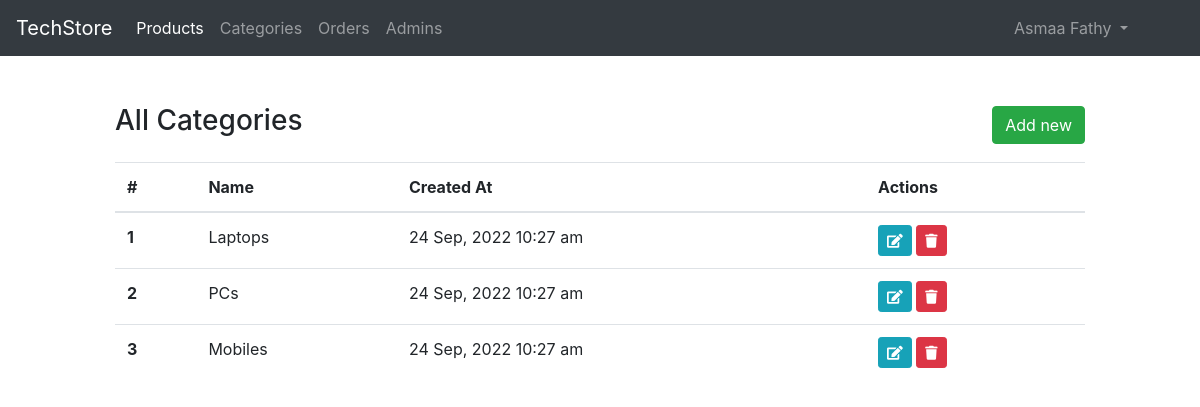
The app's page /admin/categories.php (signed in) with its own data.
### tables this page shows
CREATE TABLE cats (
    id INT  UNSIGNED NOT NULL AUTO_INCREMENT,
    `name` VARCHAR(255) NOT NULL, 
    created_at DATETIME NOT NULL DEFAULT NOW(),
    PRIMARY KEY (id)
);

### classes/Models/Cat.php (called while the page is built, shortened)
<?php
class Cat extends Db
{
    public function __construct()
    {
        $this->table = "cats";
    }
}

### classes/Db.php (called while the page is built, shortened)
<?php
abstract class Db
{
    protected $conn;
    protected $table;
    public function connect()
    {
        $this->conn = mysqli_connect(DB_SERVERNAME, DB_USERNAME , DB_PASSWORD , DB_NAME);
    }
    public function selectAll(string $fields = "*") : array
    {
        $sql = "SELECT $fields FROM $this->table";
        $result = mysqli_query($this->conn , $sql);
        return mysqli_fetch_all($result , MYSQLI_ASSOC);
    }
}

### admin/categories.php (the view, shortened to what this page needs)
<?php include("inc/header.php")  ?>
<?php
$cat = new Cat;
$cats = $cat->selectAll();
?>
    <div class="container-fluid py-5">
        <div class="row">
            <div class="col-md-10 offset-md-1">
                <div class="d-flex justify-content-between align-items-center mb-3">
                    <h3>All Categories</h3>
                    <a href="<?= AURL . "add-category.php"?>" class="btn btn-success">
                        Add new
                    </a>
                </div>
                <table class="table table-hover">
                    <thead>
                      <tr>
                        <th scope="col">#</th>
                        <th scope="col">Name</th>
                        <th scope="col">Created At</th>
                        <th scope="col">Actions</th>
                      </tr>
                    </thead>
                    <tbody>
                       <?php foreach ($cats as $index => $cat): ?>
                                <tr>
                                    <th scope="row"><?= $index + 1; ?></th>
                                    <td><?= $cat['name']; ?></td>
                                    <td><?= date("d M, Y h:i a", strtotime($cat['created_at'])); ?></td>
                                    <td>
                                        <a class="btn btn-sm btn-info" href="<?= AURL . "edit-category.php?id=" . $cat['id']; ?>">
                                            <i class="fas fa-edit"></i>
                                        </a>
                                        <a class="btn btn-sm btn-danger" href="<?= AURL . "handlers/delete-category.php?id=" . $cat['id']; ?>">
                                            <i class="fas fa-trash"></i>
                                        </a>
                                    </td>
                                </tr>
                      <?php endforeach; ?>
                    </tbody>
                </table>
            </div>
        </div>
    </div>
<?php include("inc/footer.php")  ?>

### records on screen
cats: name "Laptops", created_at "24 Sep, 2022 10:27 am"
cats: name "PCs", created_at "24 Sep, 2022 10:27 am"
cats: name "Mobiles", created_at "24 Sep, 2022 10:27 am"

### other values on screen
$session->get("adminName") "Asmaa Fathy"
